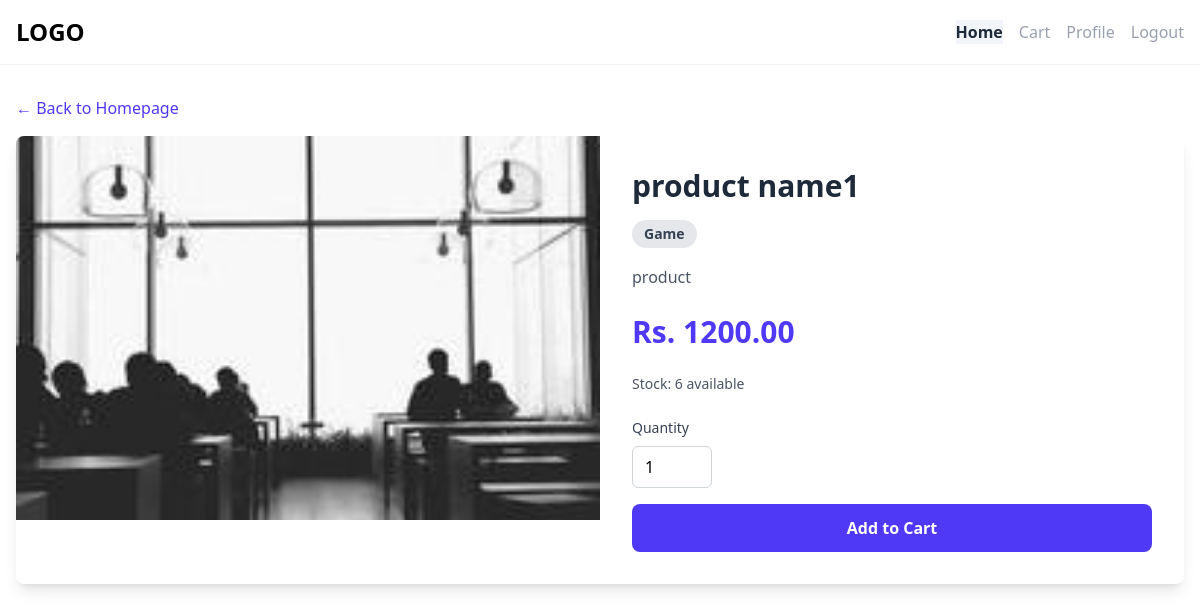
/user/product_detail.php?product_id=1, run on an earlier commit of the app's database.
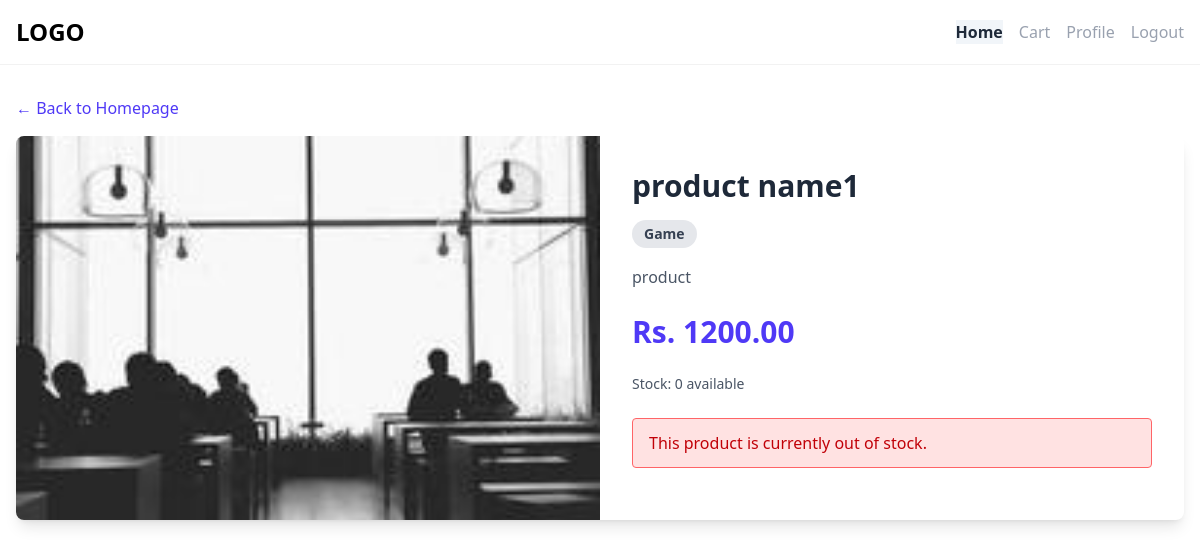
And on a later commit of the database.
### tables this page shows
CREATE TABLE `products` (
  `product_id` int(11) NOT NULL,
  `product_name` varchar(50) NOT NULL,
  `product_price` decimal(10,2) NOT NULL,
  `stock` int(11) NOT NULL,
  `category` varchar(50) NOT NULL,
  `description` varchar(100) NOT NULL,
  `img_id` int(11) NOT NULL
);

### user/product_detail.php (the view, shortened to what this page needs)
<!DOCTYPE html>
<html lang="en">
<?php
require '../config/db.php';
?>
<head>
    <?php require '../components/link_imports.php'; ?>
</head>
<body>
    <?php
    include '../components/user_nav.php';
    $product_id = $_GET['product_id'];
    $user_id = 1;
    $result = mysqli_query($conn, "SELECT * FROM products WHERE product_id = $product_id");
    $item = mysqli_fetch_assoc($result);
    $img_id = $item['img_id'];
    $img_result = mysqli_query($conn, "SELECT * FROM image where img_id = $img_id");
    $img_db = mysqli_fetch_assoc($img_result);
    $img_path = "../img/product/" . $img_db['image'];
    ?>
    <div class="max-w-7xl mx-auto px-4 py-8">
        <div class="mb-4">
            <a href="homepage.php" class="text-indigo-600 hover:text-indigo-800">&larr; Back to Homepage</a>
        </div>
        <div class="bg-white rounded-lg shadow-lg overflow-hidden">
            <div class="md:flex">
                <div class="md:w-1/2">
                    <img src="<?php echo $img_path ?>" alt="<?php echo $img_db['image'] ?>"
                        class="w-full h-96 object-cover">
                </div>
                <div class="md:w-1/2 p-8">
                    <h1 class="text-3xl font-bold text-gray-800 mb-4">
                        <?php echo $item['product_name'] ?>
                    </h1>
                    <div class="mb-4">
                        <span
                            class="inline-block bg-gray-200 rounded-full px-3 py-1 text-sm font-semibold text-gray-700">
                            <?php echo $item['category'] ?>
                        </span>
                    </div>
                    <p class="text-gray-600 mb-6 leading-relaxed">
                        <?php echo $item['description'] ?>
                    </p>
                    <div class="mb-6">
                        <span class="text-3xl font-bold text-indigo-600">
                            Rs. <?php echo $item['product_price'] ?>
                        </span>
                    </div>
                    <div class="mb-6">
                        <p class="text-sm text-gray-600">
                            Stock: <?php echo $item['stock'] ?> available</span>
                        </p>
                    </div>
                    <form method='POST' class='space-y-4'>
                        <?php if ($item['stock'] > 0) {
                            echo "<div>
                                <label for='quantity' class='block text-sm font-medium text-gray-700 mb-2'>Quantity</label>
                                <input name='quantity' id='quantity' value='1' type='number' min='1' data-db-stock = " . $item['stock'] . " max='" . $item['stock'] . "'
                                    class='w-20 px-3 py-2 border border-gray-300 rounded-md focus:outline-none focus:ring-2 focus:ring-indigo-500'>
                                <input type='hidden' name='product_id' value='$product_id'>
                                <input type='hidden' name='user_id' value='$user_id'>
                            </div>
                            <button type='submit' name='add_to_cart'
                                class='w-full bg-indigo-600 text-white py-3 px-6 rounded-lg hover:bg-indigo-700 transition-colors font-semibold'>
                                Add to Cart
                            </button>";
                        } else {
                            echo '
                            <div class="bg-red-100 border border-red-400 text-red-700 px-4 py-3 rounded">
                            This product is currently out of stock.
                            </div>';
                        } ?>
                    </form>
                </div>
            </div>
        </div>
    </div>
</body>
</html>

What changed in the data, as far as the page shows it:
changed products "product name1": stock "6" → "0"
Also different on the page:
form field quantity: "1" → (not shown)
text no longer shown: "Quantity Add to Cart"
text now shown: "This product is currently out of stock."
